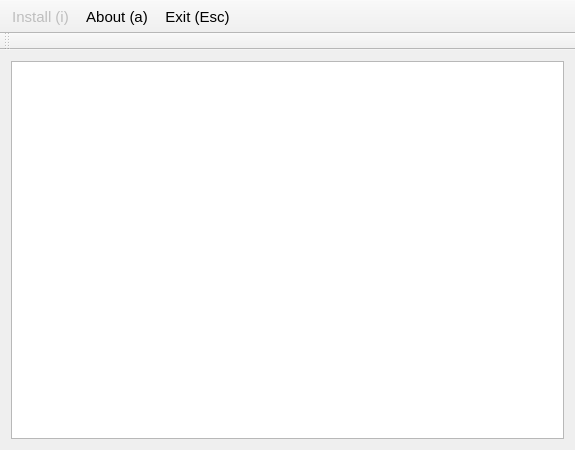
<?xml version="1.0" encoding="UTF-8"?>
<ui version="4.0">
 <class>MainWindow</class>
  <widget class="QMainWindow" name="MainWindow">
  <property name="geometry">
   <rect>
    <x>0</x>
    <y>0</y>
    <width>575</width>
    <height>450</height>
   </rect>
  </property>
  <property name="font">
   <font>
    <pointsize>11</pointsize>
   </font>
  </property>
  <property name="focusPolicy">
   <enum>Qt::NoFocus</enum>
  </property>
  <widget class="QWidget" name="centralWidget">
   <property name="focusPolicy">
    <enum>Qt::NoFocus</enum>
   </property>
   <layout class="QGridLayout" name="gridLayout_2">
    <item row="0" column="0">
     <widget class="QListWidget" name="list">
      <property name="font">
       <font>
        <pointsize>12</pointsize>
       </font>
      </property>
      <property name="spacing">
       <number>1</number>
      </property>
     </widget>
    </item>
   </layout>
  </widget>
  <widget class="QToolBar" name="mainToolBar">
   <property name="focusPolicy">
    <enum>Qt::NoFocus</enum>
   </property>
   <property name="movable">
    <bool>false</bool>
   </property>
   <property name="iconSize">
    <size>
     <width>40</width>
     <height>40</height>
    </size>
   </property>
   <property name="toolButtonStyle">
    <enum>Qt::ToolButtonTextUnderIcon</enum>
   </property>
   <attribute name="toolBarArea">
    <enum>TopToolBarArea</enum>
   </attribute>
   <attribute name="toolBarBreak">
    <bool>false</bool>
   </attribute>
   <addaction name="actionWrite_image_to_disk"/>
   <addaction name="actionAbout"/>
   <addaction name="actionCancel"/>
  </widget>
  <widget class="QToolBar" name="advToolBar">
   <property name="enabled">
    <bool>true</bool>
   </property>
   <property name="windowTitle">
    <string/>
   </property>
   <property name="toolButtonStyle">
    <enum>Qt::ToolButtonTextUnderIcon</enum>
   </property>
   <attribute name="toolBarArea">
    <enum>TopToolBarArea</enum>
   </attribute>
   <attribute name="toolBarBreak">
    <bool>true</bool>
   </attribute>
  </widget>
  <action name="actionWrite_image_to_disk">
   <property name="enabled">
    <bool>false</bool>
   </property>
   <property name="icon">
    <iconset resource="icons.qrc">
     <normaloff>:/icons/backups.png</normaloff>:/icons/backups.png</iconset>
   </property>
   <property name="text">
    <string>Install (i)</string>
   </property>
   <property name="toolTip">
    <string>Installs the selected operating system image onto this SD card.</string>
   </property>
   <property name="shortcut">
    <string>I</string>
   </property>
  </action>
  <action name="actionCancel">
   <property name="icon">
    <iconset resource="icons.qrc">
     <normaloff>:/icons/door_in.png</normaloff>:/icons/door_in.png</iconset>
   </property>
   <property name="text">
    <string>Exit (Esc)</string>
   </property>
   <property name="toolTip">
    <string>Exits and boots the installed operating system.</string>
   </property>
   <property name="shortcut">
    <string notr="true">Esc</string>
   </property>
  </action>
  <action name="actionAbout">
   <property name="icon">
    <iconset resource="icons.qrc">
     <normaloff>:/icons/adv_logo_sq.png</normaloff>:/icons/adv_logo_sq.png</iconset>
   </property>
   <property name="text">
    <string>About (a)</string>
   </property>
   <property name="shortcut">
    <string>a</string>
   </property>
  </action>
  <action name="actionAdvanced">
   <property name="checkable">
    <bool>true</bool>
   </property>
   <property name="icon">
    <iconset resource="icons.qrc">
     <normaloff>:/icons/setting_tools.png</normaloff>:/icons/setting_tools.png</iconset>
   </property>
   <property name="text">
    <string>Advanced</string>
   </property>
  </action>
  <action name="actionBrowser">
   <property name="icon">
    <iconset resource="icons.qrc">
     <normaloff>:/icons/world.png</normaloff>:/icons/world.png</iconset>
   </property>
   <property name="text">
    <string>Online help (h)</string>
   </property>
   <property name="toolTip">
    <string>Opens a web browser displaying the Raspberry Pi Forum.</string>
   </property>
   <property name="shortcut">
    <string notr="true">H</string>
   </property>
  </action>
 </widget>
 <layoutdefault spacing="6" margin="11"/>
 <resources>
  <include location="icons.qrc"/>
 </resources>
 <connections/>
</ui>
